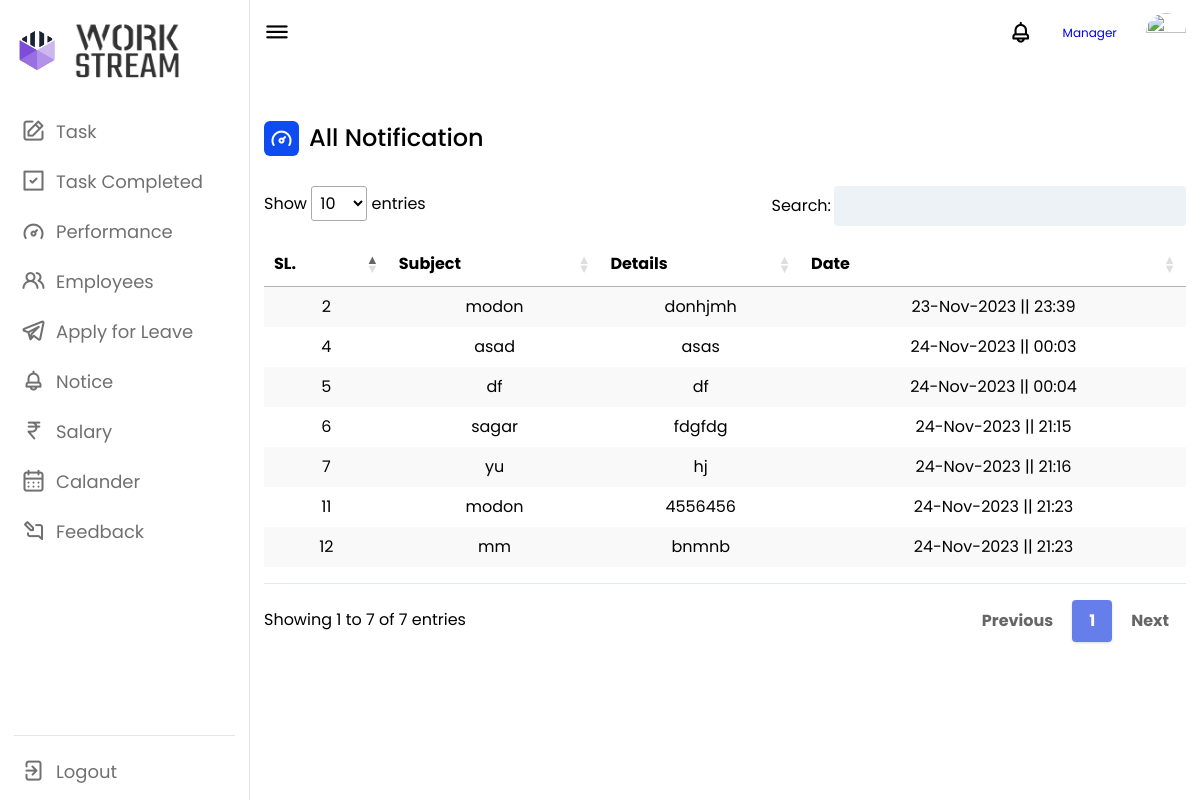
Page /manager/man_notice_from_admin.php (signed in) on the committed database.
### tables this page shows
CREATE TABLE `notice` (
  `id` int(25) NOT NULL,
  `subject` varchar(255) NOT NULL,
  `details` varchar(255) NOT NULL,
  `deptm` varchar(255) NOT NULL,
  `man` varchar(255) NOT NULL,
  `ford` varchar(255) NOT NULL,
  `user` varchar(189) NOT NULL,
  `seen` varchar(225) NOT NULL,
  `dt` datetime NOT NULL DEFAULT current_timestamp()
);

### manager/man_notice_from_admin.php (the view, shortened to what this page needs)
<?php
include '../conn.php';
$nm = $_SESSION['nm'];
$data2 = mysqli_query($conn, "SELECT * FROM notice WHERE user IN('$nm', 'all') ORDER BY id DESC;");
$img = $_SESSION['img'];
?>
<!DOCTYPE html>
<html lang="en">
<head>
    <link rel="stylesheet" href="style.css">
    <link rel="stylesheet" href="https://unicons.iconscout.com/release/v4.0.0/css/line.css">
    <link href="https://unpkg.com/tailwindcss@2.2.19/dist/tailwind.min.css" rel=" stylesheet">
    <link href="https://cdn.datatables.net/1.10.19/css/jquery.dataTables.min.css" rel="stylesheet">
    <link href="https://cdn.datatables.net/responsive/2.2.3/css/responsive.dataTables.min.css" rel="stylesheet">
</head>
<body>
    <nav>
        <div class="logo-name">
        <div class="logo-image">
                <img src="logo1.png" alt="p8">
            </div>
            <div class="logo-image2">
                <img src="logo2.png" alt="" id="p9">
            </div>
        </div>
        <div class="menu-items">
            <ul class="nav-links">
                <li><a href="man_task.php">
                        <i class="uil uil-edit"></i>
                        <span class="link-name">Task</span>
                    </a></li>
                <li><a href="man_history.php">
                        <i class="uil uil-check-square"></i>
                        <span class="link-name">Task Completed</span>
                    </a></li>
                <li><a href="man_performance.php">
                        <i class="uil uil-tachometer-fast-alt"></i>
                        <span class="link-name">Performance</span>
                    </a></li>
                <li><a href="man_employees.php">
                        <i class="uil uil-users-alt"></i>
                        <span class="link-name">Employees</span>
                    </a></li>
                <li><a href="man_leave.php">
                        <i class="uil uil-telegram-alt"></i>
                        <span class="link-name">Apply for Leave</span>
                    </a></li>
                <li><a href="man_notice.php">
                        <i class="uil uil-bell"></i>
                        <span class="link-name">Notice</span>
                    </a></li>
                <li><a href="man_salary.php">
                        <i class="uil uil-rupee-sign"></i>
                        <span class="link-name">Salary</span>
                    </a></li>
                <li><a href="man_holiday.php">
                        <i class="uil uil-calendar-alt"></i>
                        <span class="link-name">Calander</span>
                    </a></li>
                <li><a href="man_feedback.php">
                        <i class="uil uil-comment-alt-edit"></i>
                        <span class="link-name">Feedback</span>
                    </a></li>
            </ul>
            <br><br><br>
            <ul class="logout-mode">
                <li><a href="out.php">
                        <i class="uil uil-signout"></i>
                        <span class="link-name">Logout</span>
                    </a></li>
            </ul>
        </div>
    </nav>
    <section class="dashboard">
        <div class="top">
            <i class="uil uil-bars sidebar-toggle"></i>
            <div class="search-box">
                <input type="text" readonly style="border-color: #fff;" required>
            </div>
            <a href="man_notice_from_admin.php"> <i style="font-size: 25px;" class="uil uil-bell"></i></a>
            <div class="nm">
                <h5 class="er">Manager</h5>
            </div>
            <a href="man_personal.php"> <img src="../<?php echo $img; ?>" height="45px" width="45px" alt=""></a>
        </div>
        <div class="dash-content">
            <div class="overview">
                <div class="title">
                    <i class="uil uil-tachometer-fast-alt"></i>
                    <span class="text">All Notification</span>
                </div>
            </div>
        </div>
        <div class="mg_dept">
            <table id="example" class="stripe hover" style="width:100%; padding-top: 1em;  padding-bottom: 1em;">
                <thead>
                    <tr style="text-align: center;">
                        <th>SL.</th>
                        <th>Subject</th>
                        <th>Details</th>
                        <th>Date</th>
                </thead>
                <tbody class="table-group-divider">
                    <div class="">
                        <?php
                        if ($total2 = mysqli_num_rows($data2) > 0) {
                            while ($result2 = mysqli_fetch_array($data2)) {
                        ?>
                                <tr class="" style="text-align: center;">
                                    <td> <?php echo $result2['id']; ?> </td>
                                    <td> <?php echo $result2['subject']; ?> </td>
                                    <td> <?php echo $result2['details']; ?> </td>
                                    <td> <?php echo date('d-M-Y || H:i', strtotime($result2['dt'])); ?> </td>
                                </tr>
                        <?php
                            }
                        } else {
                            echo "no FoUnD";
                        }
                        ?>
                    </div>
                </tbody>
            </table>
        </div>
    </section>
</body>
</html>

### manager/style.css (style rules this page uses)
* { margin: 0; padding: 0; box-sizing: border-box; font-family: "Poppins", sans-serif; }
:root { --primary-color: #0e4bf1; --panel-color: #fff; --text-color: #000; --black-light-color: #707070; --border-color: #e6e5e5; --toggle-color: #ddd; --box1-color: #4da3ff; --box2-color: #ffe6ac; --box3-color: #e7d1fc; --title-icon-color: #fff; }
body { min-height: 100vh; background-color: var(--primary-color); }
nav { position: fixed; top: 0; left: 0; height: 100%; width: 250px; padding: 10px 14px; background-color: var(--panel-color); border-right: 1px solid var(--border-color); transition: var(--tran-05); }
nav .logo-name { display: flex; align-items: center; }
nav .logo-image { display: flex; justify-content: center; min-width: 45px; }
nav .logo-image img { width: 40px; object-fit: cover; border-radius: 50%; }
nav .menu-items { margin-top: 40px; height: calc(100% - 90px); display: flex; flex-direction: column; justify-content: space-between; }
.menu-items li { list-style: none; }
.menu-items li a { display: flex; align-items: center; height: 50px; text-decoration: none; position: relative; }
.menu-items li a i { font-size: 24px; min-width: 45px; height: 100%; display: flex; align-items: center; justify-content: center; color: var(--black-light-color); }
.menu-items li a .link-name { font-size: 18px; font-weight: 400; color: var(--black-light-color); transition: var(--tran-05); }
.menu-items .logout-mode { padding-top: 10px; border-top: 1px solid var(--border-color); }
.dashboard { position: relative; left: 250px; background-color: var(--panel-color); min-height: 100vh; width: calc(100% - 250px); padding: 10px 14px; transition: var(--tran-05); }
.dashboard .top { position: fixed; top: 0; left: 250px; display: flex; width: calc(100% - 250px); justify-content: space-between; align-items: center; padding: 10px 14px; background-color: var(--panel-color); transition: var(--tran-05); z-index: 10; }
.dashboard .top .sidebar-toggle { font-size: 26px; color: var(--text-color); cursor: pointer; }
.dashboard .top .search-box { position: relative; height: 45px; max-width: 600px; width: 100%; margin: 0 30px; }
.top .search-box input { position: absolute; border: 1px solid var(--border-color); background-color: var(--panel-color); padding: 0 25px 0 50px; border-radius: 5px; height: 100%; width: 100%; color: var(--text-color); font-size: 15px; font-weight: 400; outline: none; }
.top img { width: 40px; border-radius: 50%; }
.dashboard .dash-content { padding-top: 50px; }
.dash-content .title { display: flex; align-items: center; margin: 60px 0 30px 0; }
.dash-content .title i { position: relative; height: 35px; width: 35px; background-color: var(--primary-color); border-radius: 6px; color: var(--title-icon-color); display: flex; align-items: center; justify-content: center; font-size: 24px; }
.dash-content .title .text { font-size: 24px; font-weight: 500; color: var(--text-color); margin-left: 10px; }

### manager/man_notice_from_admin.php (style rules this page uses)
table.dataTable.no-footer { border-bottom: 1px solid #e2e8f0; margin-top: 0.75em; margin-bottom: 0.75em; }
nav .menu-items { margin-top: 14px; height: calc(100% - 90px); display: flex; flex-direction: column; justify-content: space-between; }
#p9 { height: 121px; width: 109px; border-radius: 0px; margin-top: -40px; margin-bottom: -40px; margin-left: 15px; }
nav .logo-image img { width: 40px; object-fit: cover; border-radius: 50%; }
li { margin-left: -33px; }
.er { font-size: 12px; color: blue; }
.menu-items li a { margin-left: 30px; display: flex; align-items: center; height: 50px; text-decoration: none; position: relative; }

### rows in the picture
notice: id "12", subject "mm", details "bnmnb", dt "24-Nov-2023 || 21:23"
notice: id "11", subject "modon", details "4556456", dt "24-Nov-2023 || 21:23"
notice: id "7", subject "yu", details "hj", dt "24-Nov-2023 || 21:16"
notice: id "6", subject "sagar", details "fdgfdg", dt "24-Nov-2023 || 21:15"
notice: id "5", subject "df", details "df", dt "24-Nov-2023 || 00:04"
notice: id "4", subject "asad", details "asas", dt "24-Nov-2023 || 00:03"
notice: id "2", subject "modon", details "donhjmh", dt "23-Nov-2023 || 23:39"
